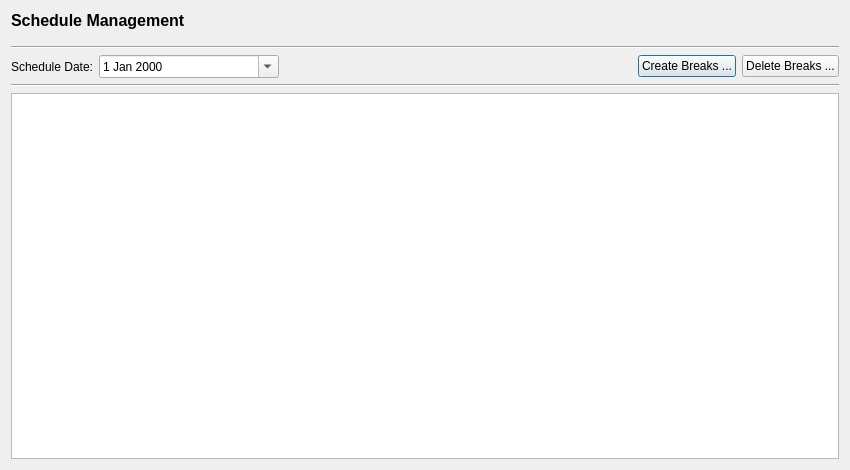
<?xml version="1.0" encoding="UTF-8"?>
<ui version="4.0">
 <class>ScheduleForm</class>
 <widget class="QDialog" name="ScheduleForm">
  <property name="geometry">
   <rect>
    <x>0</x>
    <y>0</y>
    <width>850</width>
    <height>470</height>
   </rect>
  </property>
  <property name="minimumSize">
   <size>
    <width>850</width>
    <height>470</height>
   </size>
  </property>
  <property name="windowTitle">
   <string>Dialog</string>
  </property>
  <layout class="QVBoxLayout" name="verticalLayout_2">
   <item>
    <layout class="QHBoxLayout" name="horizontalLayout">
     <property name="bottomMargin">
      <number>10</number>
     </property>
     <item>
      <widget class="QLabel" name="label_2">
       <property name="font">
        <font>
         <pointsize>12</pointsize>
         <weight>75</weight>
         <bold>true</bold>
        </font>
       </property>
       <property name="text">
        <string>Schedule Management</string>
       </property>
       <property name="textFormat">
        <enum>Qt::RichText</enum>
       </property>
      </widget>
     </item>
    </layout>
   </item>
   <item>
    <widget class="Line" name="line">
     <property name="orientation">
      <enum>Qt::Horizontal</enum>
     </property>
    </widget>
   </item>
   <item>
    <layout class="QHBoxLayout" name="horizontalLayout_2" stretch="0,1,0,0,0">
     <item>
      <widget class="QLabel" name="label">
       <property name="text">
        <string>Schedule Date:</string>
       </property>
      </widget>
     </item>
     <item>
      <widget class="QDateEdit" name="dtSchedule">
       <property name="maximumSize">
        <size>
         <width>180</width>
         <height>16777215</height>
        </size>
       </property>
       <property name="calendarPopup">
        <bool>true</bool>
       </property>
      </widget>
     </item>
     <item>
      <spacer name="horizontalSpacer">
       <property name="orientation">
        <enum>Qt::Horizontal</enum>
       </property>
       <property name="sizeHint" stdset="0">
        <size>
         <width>300</width>
         <height>20</height>
        </size>
       </property>
      </spacer>
     </item>
     <item>
      <widget class="QPushButton" name="btnCreate">
       <property name="text">
        <string>Create Breaks ...</string>
       </property>
      </widget>
     </item>
     <item>
      <widget class="QPushButton" name="btnDelete">
       <property name="text">
        <string>Delete Breaks ...</string>
       </property>
      </widget>
     </item>
    </layout>
   </item>
   <item>
    <widget class="Line" name="line_2">
     <property name="orientation">
      <enum>Qt::Horizontal</enum>
     </property>
    </widget>
   </item>
   <item>
    <layout class="QVBoxLayout" name="verticalLayout">
     <item>
      <widget class="QTreeView" name="tvSchedule"/>
     </item>
    </layout>
   </item>
  </layout>
 </widget>
 <resources/>
 <connections/>
</ui>
